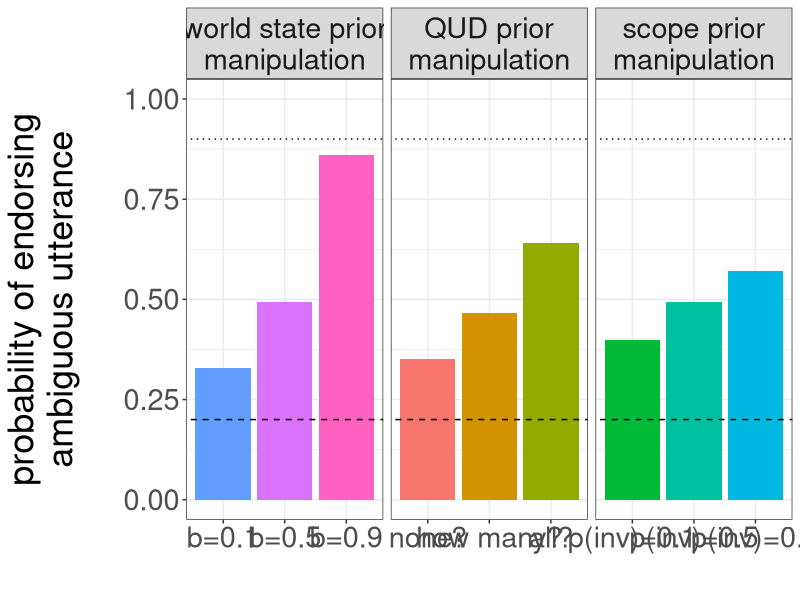
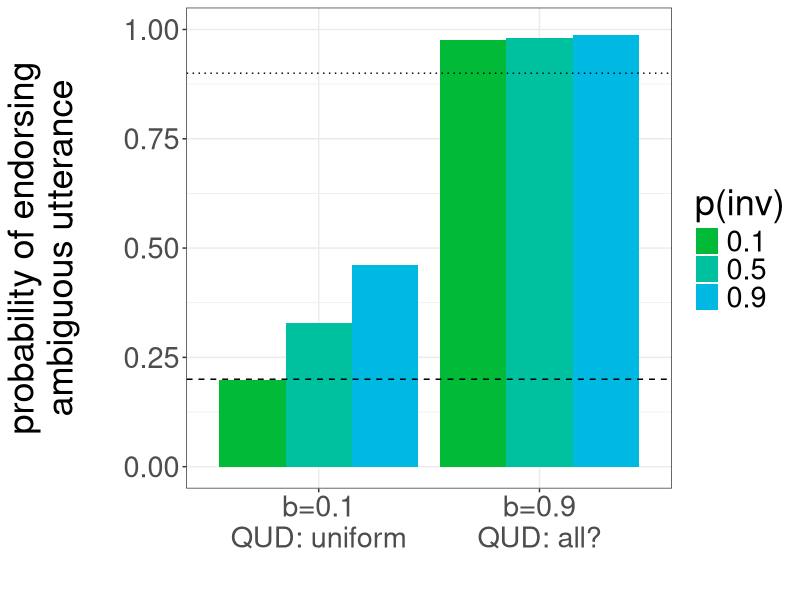
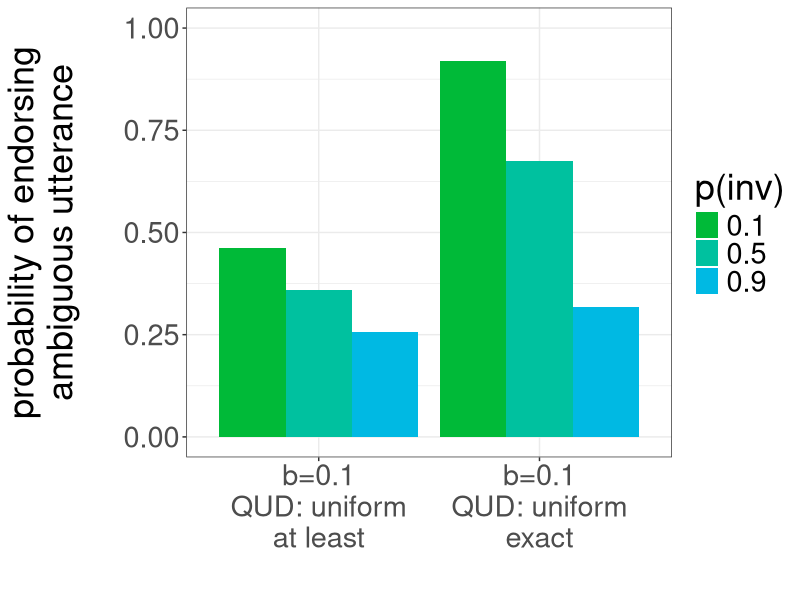

Generate these figures, in order, with R: (Note: this script raises an error after producing the figures.)
setwd("~/git/kids-scope/models/plots/")
##setwd("~/Documents/MATLAB/kids-scope/kids-scope/models/Matlab Model/RSA-Code/Data")
library(ggplot2)
library(scales)


# figure 1: independent manipulations

d = read.csv("../results/CMCL-figure1.csv",header=T)
names(d) <- c("n","baserate","QUD","scope","meaning","p","manipulation")

d$manipulation = factor(d$manipulation,labels=c("baserate","QUD","scope"))

d$x = NA

d[d$manipulation=="QUD",]$x = as.character(d[d$manipulation=="QUD",]$QUD)
d[d$manipulation=="scope",]$x = d[d$manipulation=="scope",]$scope
d[d$manipulation=="baserate",]$x = as.character(d[d$manipulation=="baserate",]$baserate)

##Frogs
d$x = factor(d$x,levels=c("none?","many?","all?","0.1","0.5","0.9","b=0.1","b=0.5","b=0.9"))
d$x = factor(d$x,labels=c("none?","how many?","all?","p(inv)=0.1","p(inv)=0.5","p(inv)=0.9","b=0.1","b=0.5","b=0.9"))

d$manipulation = factor(d$manipulation,levels=c("baserate","QUD","scope"))
d$manipulation = factor(d$manipulation,labels=c("world state prior\nmanipulation","QUD prior\nmanipulation","scope prior\nmanipulation"))

p1 <- ggplot(d,aes(x=as.factor(x),y=p,fill=as.factor(x))) +
  geom_bar(stat="identity")+
  ylab("probability of endorsing\nambiguous utterance\n") +
  xlab("\nscope prior")+
  #scale_fill_manual(values=c("red", "blue"))+
  theme(axis.text.x = element_text(size=10,angle=0))+
  scale_y_continuous(limits=c(0,1),oob = rescale_none)+
  geom_abline(intercept = 0.2, slope = 0,linetype=2) +
  geom_abline(intercept = 0.9, slope = 0,linetype="dotted") +
  theme_bw()+
  xlab("")+
  guides(fill=FALSE)+
  theme(text = element_text(size=26))+
  facet_grid(.~manipulation,scales = "free_x")
p1
#ggsave("CMCL-figure1.png",width=15.5,height=4.5)



# figure 2: 1-of-2 contrast manipulation

d2 = read.csv("../results/CMCL-figure2.csv",header=T)
names(d2) <- c("n","baserate","QUD","surface_scope","meaning","p","manipulation")
d2$scope = 1 - d2$surface_scope
# 
# d2$manipulation = factor(d2$manipulation,levels=c("p(inv) = 0.1","p(inv) = 0.5","p(inv) = 0.9","p(inv) = 0.1 b = 0.9"))
# d2$manipulation = factor(d2$manipulation,labels=c("p(inv) = 0.1\nb = 0.1","p(inv) = 0.5\nb = 0.1","p(inv) = 0.9\nb = 0.1","p(inv) = 0.1\nb = 0.9"))
# 
# #d2$scope = factor(d2$scope,labels=c("p(inv) = 0.1","p(inv) = 0.5"))
# 
# p2 <- ggplot(d2,aes(x=as.factor(QUD),y=p,fill=as.factor(QUD))) +
#   geom_bar(stat="identity")+
#   ylab("probability of endorsing\nambiguous utterance\n") +
#   xlab("\nscope prior")+
#   #scale_fill_manual(values=c("red", "blue"))+
#   theme(axis.text.x = element_text(size=10,angle=0))+
#   scale_y_continuous(limits=c(0,1),oob = rescale_none)+
#   geom_abline(intercept = 0.2, slope = 0,linetype=2) +
#   geom_abline(intercept = 0.9, slope = 0,linetype="dotted") +
#   theme_bw()+
#   xlab("")+
#   guides(fill=FALSE)+
#   theme(text = element_text(size=26))+
#   facet_grid(.~manipulation,scales = "free_x")
# p2
# #ggsave("CMCL-figure2a.png",width=14.5,height=4)
# 
# d2b <- d2[(d2$QUD=="uniform" & d2$surface_scope==0.9)|d2$QUD=="all?",]
# d2b$manipulation = factor(d2b$manipulation,labels=c("b=0.1\np(inv)=0.1\nQUD: uniform","b=0.9\np(inv)=0.1\nQUD: all?"))
# 
# p2b <- ggplot(d2b,aes(x=manipulation,y=p,fill=manipulation)) +
#   geom_bar(stat="identity")+
#   ylab("probability of endorsing\nambiguous utterance\n") +
#   #xlab("\nscope prior")+
#   #scale_fill_manual(values=c("red", "blue"))+
#   theme(axis.text.x = element_text(size=10,angle=0))+
#   scale_y_continuous(limits=c(0,1),oob = rescale_none)+
#   geom_abline(intercept = 0.2, slope = 0,linetype=2) +
#   geom_abline(intercept = 0.9, slope = 0,linetype="dotted") +
#   theme_bw()+
#   xlab("")+
#   guides(fill=FALSE)+
#   theme(text = element_text(size=26))#+
#   #facet_grid(.~manipulation,scales = "free_x")
# p2b
# #ggsave("CMCL-figure2b.png",width=6,height=5)

d2c <- d2[d2$QUD=="uniform"|d2$QUD=="all?",]
d2c$manipulation = factor(d2c$manipulation,labels=c("b=0.1\nQUD: uniform","b=0.9\nQUD: all?"))

p2c <- ggplot(d2c,aes(x=manipulation,y=p,fill=as.factor(scope))) +
  geom_bar(stat="identity",position = position_dodge())+
  ylab("probability of endorsing\nambiguous utterance\n") +
  #xlab("\nscope prior")+
  scale_fill_manual(values=c("#00BA38", "#00C19F","#00B9E3"))+
  theme(axis.text.x = element_text(size=10,angle=0))+
  scale_y_continuous(limits=c(0,1),oob = rescale_none)+
  geom_abline(intercept = 0.2, slope = 0,linetype=2) +
  geom_abline(intercept = 0.9, slope = 0,linetype="dotted") +
  theme_bw()+
  labs(fill="p(inv)") +
  xlab("")+
  theme(text = element_text(size=26)) #+
  #facet_grid(.~manipulation,scales = "free_x")
p2c
#ggsave("CMCL-figure2c.png",width=7.5,height=5)




# figure 3: 2-of-4 context


d3 = read.csv("../results/CMCL-figure3.csv",header=T)
names(d3) <- c("n","baserate","QUD","surface_scope","meaning","p","manipulation")
d3$scope = 1 - d3$surface_scope

d3$manipulation = factor(d3$manipulation,labels=c("b=0.1\nQUD: uniform\nat least","b=0.1\nQUD: uniform\nexact"))

p3 <- ggplot(d3,aes(x=manipulation,y=p,fill=as.factor(scope))) +
  geom_bar(stat="identity",position = position_dodge())+
  ylab("probability of endorsing\nambiguous utterance\n") +
  #xlab("\nscope prior")+
  scale_fill_manual(values=c("#00BA38", "#00C19F","#00B9E3"))+
  theme(axis.text.x = element_text(size=10,angle=0))+
  scale_y_continuous(limits=c(0,1),oob = rescale_none)+
  #geom_abline(intercept = 0.2, slope = 0,linetype=2) +
  #geom_abline(intercept = 0.9, slope = 0,linetype="dotted") +
  theme_bw()+
  labs(fill="p(inv)") +
  xlab("")+
  theme(text = element_text(size=26)) #+
#facet_grid(.~manipulation,scales = "free_x")
p3
#ggsave("CMCL-figure3.png",width=7.5,height=5)



##Super Endorsement Graph

# se <- ggplot(e,aes(x=as.factor(x),y=p,fill=as.factor(x))) +
#   geom_bar(stat="identity")+
#   ylab("probability of endorsing\nambiguous utterance\n") +
#   xlab("\nscope prior")+
#   #scale_fill_manual(values=c("red", "blue"))+
#   theme(axis.text.x = element_text(size=10,angle=0))+
#   scale_y_continuous(limits=c(.3,1),oob = rescale_none)+
#   theme_bw()+
#   xlab("\ninverse scope prior")+
#   guides(fill=FALSE)+
# se
e = read.csv('super_endorse9.csv',header=F)
names(e) <- c("state","scope","QUD","p") 

e$scope = factor(e$scope,levels=c("0.1","0.5","0.9"))
e$scope = factor(e$scope,labels=c("0.1","0.5","0.9"))
e$condition = factor(e$condition,levels=c("scope"))
e$condition = factor(e$condition,labels=c("Gang-up effect of Pragmatic factors"))
# A bar graph
se <-ggplot(data=e, aes(x=as.factor(scope), y=p,fill=as.factor(scope))) + 
  geom_bar(stat="identity") +                        # Thinner lines
  scale_fill_manual(values=c("limegreen", "seagreen3","royalblue1"))+      # Set legend title
  xlab("") + ylab("probability of endorsing\nambiguous utterance\n") + # Set axis labels
  scale_y_continuous(limits=c(.2,1),oob = rescale_none)+
  theme_bw()+
  theme(text = element_text(size=26))+
  guides(fill=FALSE)
se
ggsave("super_end.jpeg",width=6,height=4.4)

g = read.csv('world_manip9.csv',header=F)
names(g) <- c("state","scope","QUD","p") 

g$state = factor(g$state,levels=c("4","0","1","2","3"))
g$state = factor(g$state,labels=c("uniform\nstate prior","0 horses","1 horse","2 horses","3 horses"))
# A bar graph
we <-ggplot(data=g, aes(x=as.factor(state), y=p,fill=as.factor(state))) + 
  geom_bar(stat="identity") +                        # Thinner lines
  #scale_fill_manual(values=c("limegreen", "seagreen3","royalblue1"))+      # Set legend title
  xlab("") + ylab("probability of endorsing\nambiguous utterance\n") + # Set axis labels
  scale_y_continuous(limits=c(.2,1),oob = rescale_none)+
  theme_bw()+
  theme(text = element_text(size=32))+
  guides(fill=FALSE)
we

q = read.csv('qud_manip9.csv',header=F)
names(q) <- c("state","scope","QUD","p") 

q$QUD = factor(q$QUD,levels=c("3","0","1","2"))
q$QUD = factor(q$QUD,labels=c("uniform\nQUD prior","did no\nhorses succeed?","how many\nhorses succeeded?","did all\nhorses succeed?"))
# A bar graph
qe <-ggplot(data=q, aes(x=as.factor(QUD), y=p,fill=as.factor(QUD))) + 
  geom_bar(stat="identity") +                        # Thinner lines
  #scale_fill_manual(values=c("limegreen", "seagreen3","royalblue1"))+      # Set legend title
  xlab("") + 
  ylab("probability of endorsing\nambiguous utterance\n") + # Set axis labels
  scale_y_continuous(limits=c(.2,1),oob = rescale_none)+
  theme_bw()+
  theme(text = element_text(size=32))+
  guides(fill=FALSE)
qe

s = read.csv('scope_manip.csv',header=F)
names(s) <- c("state","scope","QUD","p") 

s$scope = factor(s$scope,levels=c("0.1","0.3","0.5","0.7","0.9"))
s$scope = factor(s$scope,labels=c("0.1","0.3","0.5","0.7","0.9"))
# A bar graph
ss <-ggplot(data=s, aes(x=as.factor(scope), y=p,fill=as.factor(scope))) + 
  geom_bar(stat="identity") +                        # Thinner lines
  #scale_fill_manual(values=c("limegreen", "seagreen3","royalblue1"))+      # Set legend title
  xlab("inverse scope prior") + ylab("probability of endorsing\nambiguous utterance\n") + # Set axis labels
  scale_y_continuous(limits=c(.2,1),oob = rescale_none)+
  theme_bw()+
  theme(text = element_text(size=32))+
  guides(fill=FALSE)
ss
#ggsave("super_endorse.jpg",width=3,height=3)fill="seagreen3", colour="seagreen3"


